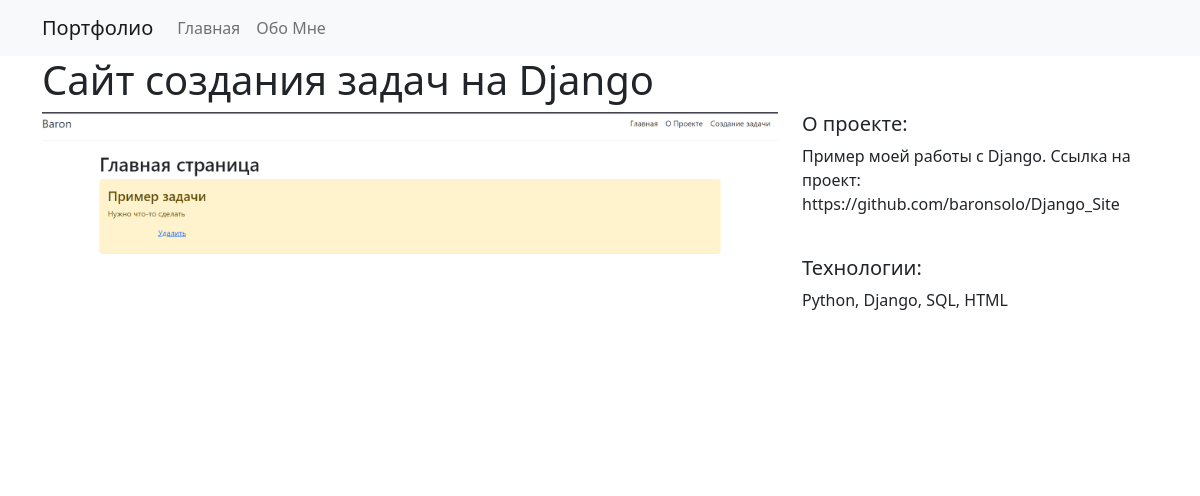
/2, run on the app's committed database.
### my_site/models.py (models this page shows)
class Project(models.Model):
    title = models.CharField(max_length=100)
    description = models.TextField()
    technology = models.CharField(max_length=50)
    image = models.FileField(upload_to='img/')

### my_site/views.py (the view)
# urls.py: path('<int:pk>', views.detail, name='detail')
def detail(request, pk):
    project = Project.objects.get(pk=pk)
    context = {
        'project': project
    }
    return render(request, 'detail.html', context)

### my_site/templates/detail.html (shortened to what this page needs)
{% extends 'base.html' %}
{% load static %}
{% block body %}
<div class="container">
    <h1>{{ project.title }}</h1>
    <div class="row">
        <div class="col-md-8">
            <img src="{% static project.image %}" alt="" width="100%">
        </div>
        <div class="col-md-4">
            <h5>О проекте:</h5>
            <p>{{ project.description }}</p><br>
            <h5>Технологии:</h5>
            <p>{{ project.technology }}</p>
        </div>
    </div>
</div>
{% endblock %}

### data on the page
Project: title "Сайт создания задач на Django", image (picture), description "Пример моей работы с Django. Ссылка на проект: https://github.com/baronsolo/Django_Site", technology "Python, Django, SQL, HTML"
